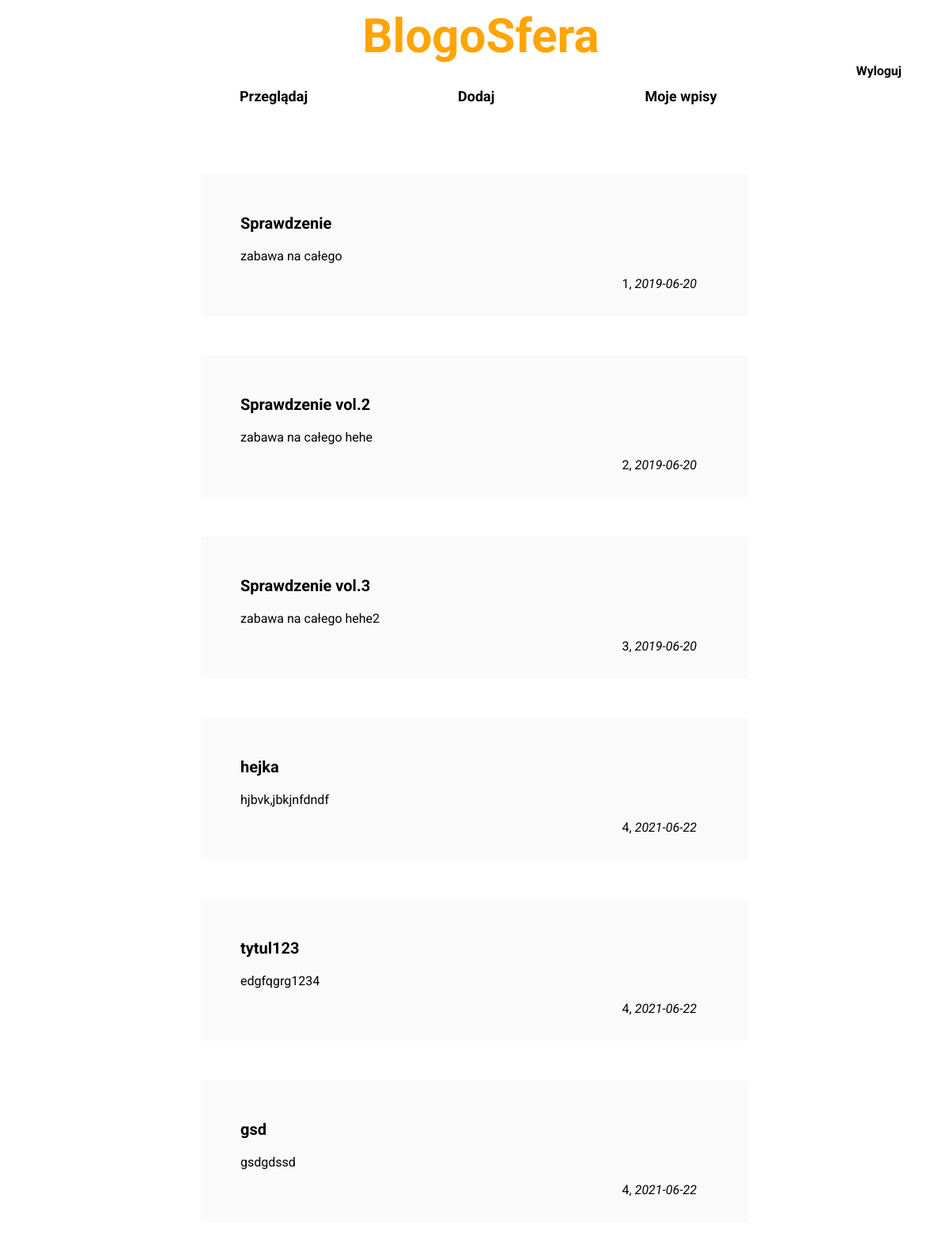
The page /all (signed in) on the database its author committed.
### models.py (models this page shows, shortened)
class BlogSfera(dataBase.Model):
    __tablename__ = "wpis"
    id = dataBase.Column(dataBase.Integer, primary_key=True)
    tytul = dataBase.Column(dataBase.String, nullable=False)
    data = dataBase.Column(dataBase.Date, nullable=False)
    tresc = dataBase.Column(dataBase.String, nullable=False)
    user_id = dataBase.Column(dataBase.Integer, ForeignKey('user.id'), nullable=False)  # związek między wpisem a user

### app.py (the view)
@app.route('/all')
def all():
    if not session.get('logged_in'):
        return redirect(url_for('login'))
    data = BlogSfera.query.all()
    return render_template('all.html', data=data)

### templates/all.html (shortened to what this page needs)
<!DOCTYPE html>
<html lang="pl">
<head>
    <link rel="stylesheet" href="/static/css/styles.css">
</head>
<body>
        <div class="menu">
            <a class="logout" href="{{url_for('logout')}}">Wyloguj</a>
            <h1 id="menuLabel"><a href="/">BlogoSfera</a></h1>
            <div class="navbar">
                <a href="/all">Przeglądaj</a>
                <a href="{{url_for('add')}}">Dodaj</a>
                <a href="/mypage">Moje wpisy</a>
            </div>
        </div>
    <div class="main">
        {% if data %}
            {% for wpis in data %}
                <div class="post">
                    <div>
                        <h3 id="title">{{wpis.tytul}}</h3>
                    </div>
                    <p>
                        {{ wpis.tresc }}
                    </p>
                    <div class="signature-wrapper">
                        <h4 id="signature">{{ wpis.user_id }}, <i>{{ wpis.data }}</i></h4>
                    </div>
                </div>
            {% endfor %}
        {% else %}
            <h2> No posts on BlogoSfera </h2>
        {% endif %}
    </div>
</body>
</html>

### static/css/styles.css (style rules this page uses)
* { font-family: 'Roboto', sans-serif; }
a, a:hover, a:visited, a:active { color: inherit; text-decoration: none; }
#menuLabel { color: orange; font-size: 60px; top: 0; text-align: center; margin-bottom: 15px; margin-top: 10px; }
.menu { overflow: hidden; display: block; width:100%; top: 0; margin:0 auto; position: fixed; background: white; padding-bottom: 10px; }
.navbar { font-weight: bold; width:800px; margin:0 auto; }
.navbar a { font-size: 18px; float: left; display: block; background: white; text-align: center; padding: 15px 55px 15px 55px; text-decoration: none; border-radius: 25px; transition: background-color 0.8; margin-left: 5%; margin-right: 5%; }
.main { overflow: auto; margin-top: 170px; }
.post { width: 50%; margin:0 auto; background-color: #fafafa; padding: 50px 50px 50px 50px; margin-top: 50px; margin-bottom: 50px; }
#title { font-size: 20px; margin-top:0px; }
.signature-wrapper { padding: 0px 15px 0px 15px; overflow: hidden; float: right; }
#signature { margin-top: 0px; font-weight:normal; font-size: 16px; }
.logout { font-weight: bold; position:fixed; right: 5%; top: 5%; }

### rows shown on the page
BlogSfera: tytul "Sprawdzenie", tresc "zabawa na całego", user_id "1", data "2019-06-20"
BlogSfera: tytul "Sprawdzenie vol.2", tresc "zabawa na całego hehe", user_id "2", data "2019-06-20"
BlogSfera: tytul "Sprawdzenie vol.3", tresc "zabawa na całego hehe2", user_id "3", data "2019-06-20"
BlogSfera: tytul "hejka", tresc "hjbvk,jbkjnfdndf", user_id "4", data "2021-06-22"
BlogSfera: tytul "tytul123", tresc "edgfqgrg1234", user_id "4", data "2021-06-22"
BlogSfera: tytul "gsd", tresc "gsdgdssd", user_id "4", data "2021-06-22"
